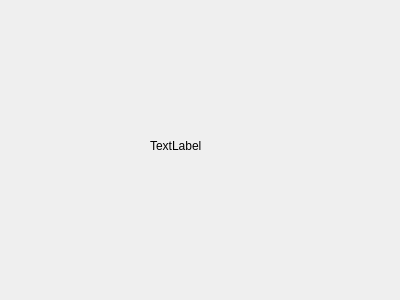
<?xml version="1.0" encoding="UTF-8"?>
<ui version="4.0">
 <class>TestButtons</class>
 <widget class="QWidget" name="TestButtons">
  <property name="geometry">
   <rect>
    <x>0</x>
    <y>0</y>
    <width>400</width>
    <height>300</height>
   </rect>
  </property>
  <property name="windowTitle">
   <string>Form</string>
  </property>
  <widget class="QLabel" name="myLabel">
   <property name="geometry">
    <rect>
     <x>150</x>
     <y>120</y>
     <width>111</width>
     <height>51</height>
    </rect>
   </property>
   <property name="text">
    <string>TextLabel</string>
   </property>
  </widget>
 </widget>
 <resources/>
 <connections/>
</ui>
